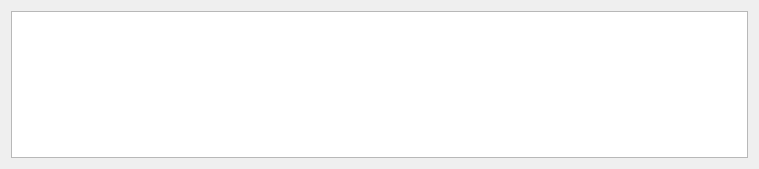
<?xml version="1.0" encoding="UTF-8"?>
<ui version="4.0">
 <class>console</class>
 <widget class="QDialog" name="console">
  <property name="geometry">
   <rect>
    <x>0</x>
    <y>0</y>
    <width>759</width>
    <height>169</height>
   </rect>
  </property>
  <property name="windowTitle">
   <string>Meggie - Console</string>
  </property>
  <layout class="QGridLayout" name="gridLayout">
   <item row="0" column="0">
    <widget class="QTextEdit" name="textEditConsole"/>
   </item>
  </layout>
 </widget>
 <resources/>
 <connections/>
</ui>
